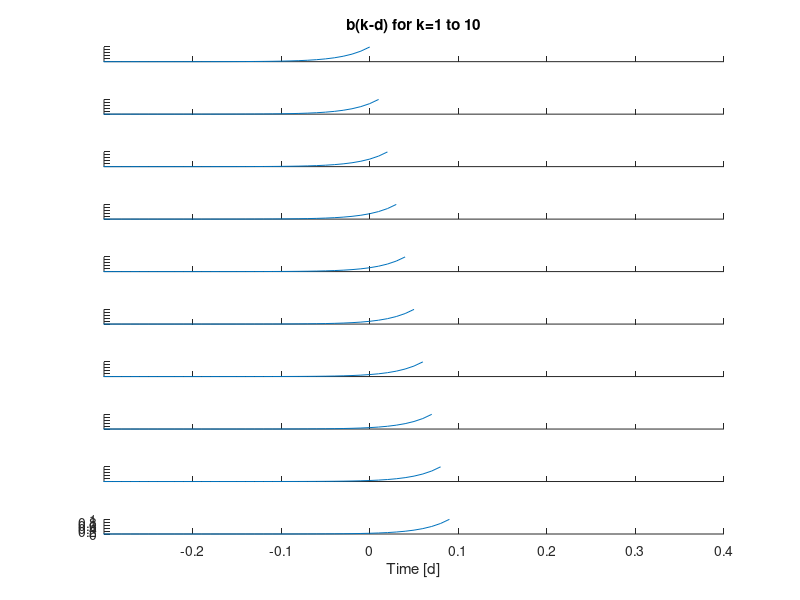
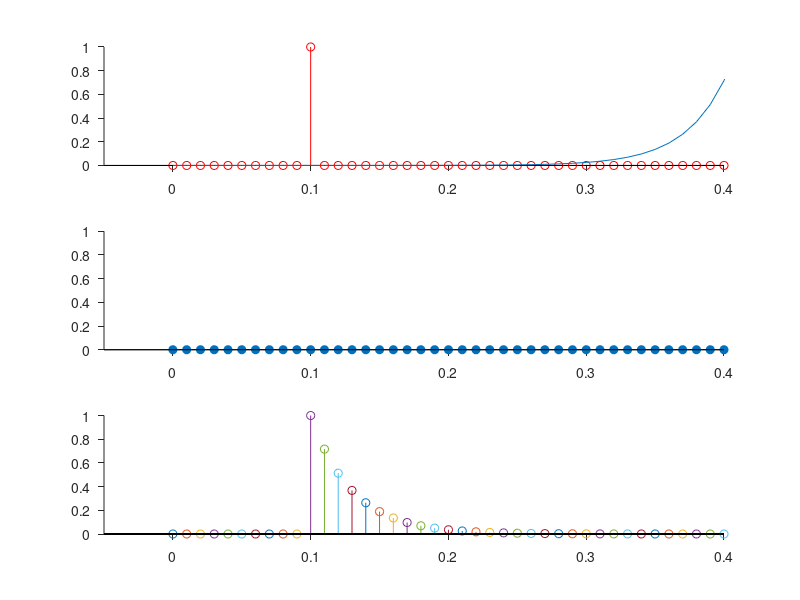
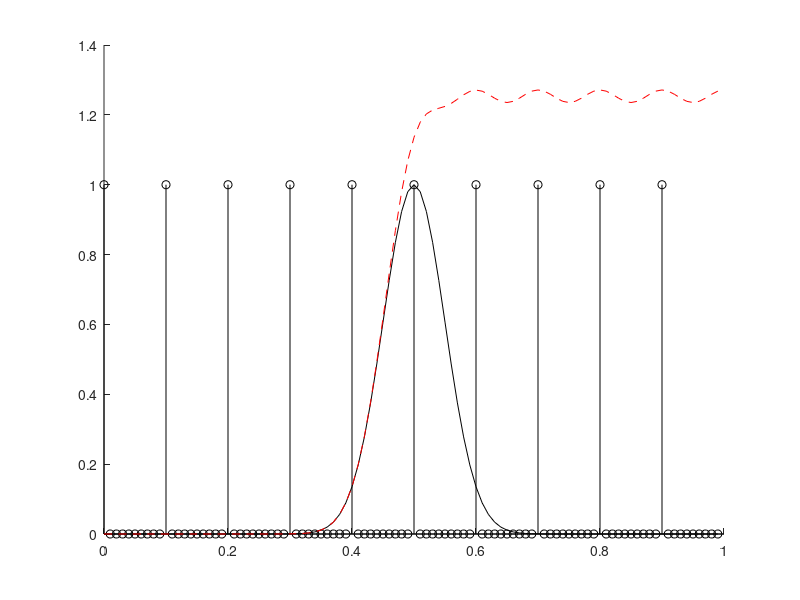
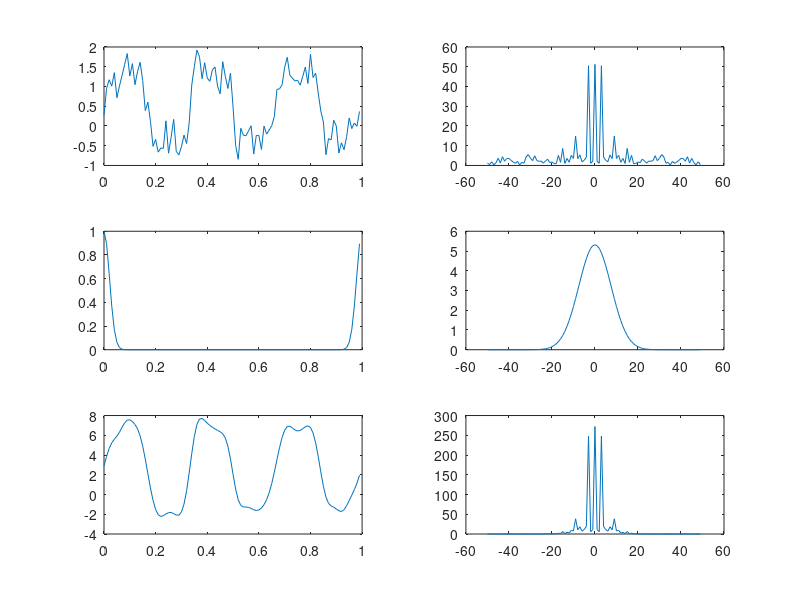

Here is the MATLAB script that generated these plots, in order: (Note: a time limit stopped this script after it produced the figures.)
% FourierTutorial.m

%****************************************************************************

% Fourier analysis tutorial for NeuBeh/PBIO 545, Winter 2003

%

% Created 1/03 Mike Shadlen

% Revisions: 1/05 update

% Part I revised by Adrienne 1/06

%

%****************************************************************************



% The Fourier transform is probably the most important transform in applied

% math. It takes a function, typically of time or space, and expresses it

% as a function of frequency. The goals of this tutorial are to make you

% comfortable with what a Fourier transform is, how to compute one, and why 

% it is useful. We will focus on two topics: (1) definition and properties of 

% the Fourier transform, (2) convolution, and (3) the connection between the two. 



%%%%%%%%%%%%%%%%%%%%%%%%%%%%%%%%%%%%%%%%%%%%%%%%%%%%%%%%%%%%%%%%%%%%%%%%%%%%%



% Part I. The discrete Fourier transform



% A transform is (usually) a reversible mapping from one set of values to

% another set of values. The Fourier transform takes a list of intensities 

% at points in time (or space) and transform them to a list of "intensities" 

% at different frequencies.

% Thinking about a signal as a collection of time intensities, each

% associated with its own time point, is simple enough. Thinking about a

% signal as a list of intensities, each associated with its own sinusoidal

% frequency, is also convenient. Perhaps because of the way our auditory system 

% is organized, we find thinking in frequency quite natural and intuitive.

% You do it every day when you adjust the

% bass and treble on your stereo -- or better yet, if you adjust knobs on

% an equalizer. You can imagine that describing a signal in terms of its

% frequencies can be convenient in certain settings. That's what the

% Fourier transform is for. 

% 

% We should emphasize from the start that taking a Fourier transform (FT, for

% short) does not change the signal; it just represents it differently. To

% be concrete, suppose there is some electrical signal that we want to

% describe over the phone to a friend. We could list the voltages at each

% time or we could list the amplitudes and phases of each of the

% frequencies that comprise the signal. It's the same signal, just a

% different list of numbers. Sometimes it is much faster and simpler to use

% one type of description than the other.

% 

% Often, when we describe signals, we don't think of them as lists of

% numbers but rather as functions of time. Of course, the function can be

% viewed as a way to generate a list of values at each time point. We

% can also use a function to describe the list of "intensities" at each

% frequency in a Fourier transform. The two functions are called Fourier

% transform pairs. For example, suppose s(t)  is some function of time (it

% has a value at each time point). And suppose that you could describe

% the same signal by "intensities" of frequency (w) using a function, S(w).

% Then, we say that s(t) and S(w) are a Fourier transform pair. Or we say

% that S(w) is the Fourier transform of s(t), or that s(t) is the inverse

% Fourier transform of S(w).  When we started by saying that a transform is

% a reversible mapping, what this means is that S(w) is the unique Fourier

% transform of s(t) and s(t) is the unique inverse transform of S(w).



% Our goal here is both to help you to get comfortable with the meaning of

% the Fourier transform, and to get you used to using the numerical

% function FFT (fast Fourier transform) in Matlab. If you get everything

% about what that matlab function returns to you, you'll pretty much have 

% mastered what you need to know.



% Before we look at FTs, let's get comfortable with a few illustrative

% functions. Since we'll be doing everything numerically in this tutorial,

% we will focus here on discrete functions. What is meant by this is

% that we are going to make the argument of the function, say time, take 

% discrete values. We're used to thinking of time t occupying some continuous 

% interval on the real number line, but here we'll be thinking of time as 

% integers, multiplied by some constant or scaling factor. In fact this is 

% overwhelmingly going to be the case whenever you are thinking about real 

% data: the values are always sampled at some particular finite sampling rate. 


%%
clear all


% Define a discrete time axis. The spacing is dt

dt = .01;      % our units are seconds. So each integer time point is scaled to represent dt sec

tmax = 1

t = [0:dt:tmax-dt]';

% Notice that we are sampling time at a rate of 1/dt. This will be

% important later.

samplingRate = 1/dt    % in Hz



% Think of a discrete function as a series of weights at each of the points

% in t.  Let's look at some functions this way. Here's a gaussian profile

% centered at .5

f1 = exp(-.5*(t-.5).^2 / (.05)^2);

figure(1),clf,hold on

h = plot(t,f1)

xlabel('Time [s]')

ylabel('Amplitude')

% Pause here. The function is drawn continously: there are no gaps. That's

% because matlab drew a line, or interpolated, between the values at the discrete time

% points. In reality, what we know about the function is just a bunch of heights at each of

% the time points. We can use the stem function to highlight this fact.



stem(t,f1,'filled');



% and we can toggle the smooth curve off

set(h,'Visible','off')



% Now... that's a discrete function. Each of the points can be thought of as

% a weight given to the basis set of discrete time points. We represent the

% function as a list of these weights. Indeed, f1 is a vector.

size(f1)



% Let's remember this function by calling it something mnemonic

gaus1 = f1;



% Let's look at a few more functions

% pulse

f2 = zeros(size(t));

f2(t>.45 & t<= .55) = 1;

figure(1),hold off

stem(t,f2,'filled')

xlabel('Time [s]')

ylabel('Amplitude')

pulse1 = f2;



% sinewaves

f3 = sin(2*pi*1*(t-.5));

sin1 = f3;

stem(t,f3,'filled')

%

f4 = cos(2*pi*10*(t-.5));

cos10 = f4;

stem(t,f4,'filled')

% This looks a lot better interpolated!

plot(t,f4)



% the sum (I'm not giving this a function name)

sos = .5*f3 + f4;

plot(t,sos)



% exponential

tau = .1

f5 = exp(-(t-.5)/tau);

f5(t<.5) = 0;

exp1 = f5;

stem(t,f5,'filled')



% discrete delta function -- take special note of this one. 

f6 = zeros(size(t));

f6(min(find(t>=.5))) = 1;

stem(t,f6,'filled')

delt1 = f6;



% comb(.1t) function. This is a sampling function or strobe function that

% turns on at a rate of 10 times per second (10 Hz). But it is also a sum

% of discrete delta functions.



f7 = mod(t,.1)==0;

comb10 = f7;

stem(t,comb10,'filled')



% Reflection point. You have yet to see a Fourier transform. You are

% supposed to simply marvel at the idea of discreteness. And here is the

% one thing extra that you need to think about. All of the functions above

% can be thought of as sums of discrete delta functions with appropriately chosen

% weights. The most obvious example is the comb function, as we have

% already noted. But all the functions are just values at discrete time

% points. So all can be thought of as sums of delta functions. In fact, a discrete

% function is exactly this: the multiplication of a continuous function by

% comb(d*t), where d is the gap between samples (i.e., the reciprocal of the

% sampling rate). We will return to this point later.

%

% Another important point to make before moving on. Let's recall the idea of a

% BASIS SET from linear algebra.  As you know, a coordinate frame is a set of 

% vectors which span a given space: e.g. in the plane, we have an x axis, and 

% a y axis. So to say that a point in the plane is (3,2) means that our vector 

% contains 3 units along the x axis, and 2 units along the y axis. 

% A functional basis set is just a coordinate set for the space of

% functions. What does this mean?  Let's take some arbitrary data sequence, a bunch of

% values from time zero to time T. Since it is discretized, we have N points 

% in our data: a value for at each time, 0, dt, 2dt, 3dt,.. (N-1)dt.

% Let's now think about this data as an N-dimensional vector, and plot it

% as a single point in an N-dimensional space.  What is the coordinate

% system in which we have plotted our function? The unit vectors are the set 

% of delta functions at each time, t = i dt, for i ranging from 0 to N-1. So axis one

% means how strong was the function at time t = 0, axis 2 is how strong

% the function was at time t = dt, and so on.  If we write these as vectors

% they will look just like Euclidean coordinate axes: [1 0 0 0 0 0 ..], [0 1 0 0

% 0 ...], etc. 

% Remember that an important property of many useful coordinate systems is

% that the axes are orthogonal: the x vector has exactly zero projection onto 

% the y vector; the dot product of the x vector with the y vector is zero.

% Similarly for our delta function coordinate system. The

% delta function at time t is independent of the delta function at time t'

% if t is not the same as t'; the dot product of these two functions is zero.

% As we said already, any function can be written in this "time" basis by summing 

% up weighted delta functions.



% Now, let's move onto Fourier transforms. We had better start by defining 

% it.  As we've said, calling it a transform already gives away something 

% important. The function or data we're describing is not changed; it's just expressed 

% differently. Just like when you rotate something --you don't change the structure 

% of the thing you rotated. 

%

% So now, instead of thinking of the function as a list of weights at the

% discrete time samples, we would now like to think of it as a list of "weights" on

% sinusoids. In other words, since the time representation was just one 

% choice of coordinate systems, we can just as well represent our data function, 

% or N-dimensional point, in some other coordinate system. The Fourier transform 

% is a method for representing our data in another set of axes, where the axes are  

% sines and cosines rather than delta functions. 



% This is done in a way that will need a little unpacking. Let's look at the definition

% of the Fourier transform F(w) of a continuous function f(t):

%

% F(w) = (1/sqrt(2 pi)) integral dt f(t) exp( - i w t). 

%

% (check out the wikipedia entry to see this in proper math type!)



% The integral here is the equivalent for a continuous function of a dot product or 

% projection. So the idea is that we project our data function against the basis 

% function exp(-i w t), where w is frequency; one basis function for every value of w. 

% So how is this sines and cosines? Remember back to the olden days when you first met 

% complex numbers. Remember Euler's identity:

%

% exp( i x) = cos(x) + i sin(x). 

%

% Let's have a look at some examples:



exp(i*0.5)



exp(i*pi)



exp(i*-pi)



exp(i*pi/2)



% 

% All of these are complex numbers, but with different real and imaginary

% parts. (If the above didn't give you back a complex number, try 



clear i



% in case you have redefined "i" somehow as a real number.)



% I included some particular cases where the real or the imaginary

% part is zero. So what is this i thing? It's telling you

% that this is really a two-component number, with two "axes", the "real"

% axis and the "imaginary" axis, where the length of the number exp(i x) along the 

% real axis is cos(x), and its length along the imaginary axis is sin(x).

% We could write it in vector notation as (cos(x), sin(x)) and plot it as a

% point on a plane. The length of the vector is 1, since 

%

% cos^2(x) + sin^2(x) = 1. 

%

% If we want a longer vector, we scale the whole thing by some amplitude

% A: A exp( i x). The value of x is the phase in radians.

%

% So: every complex number is really 2-dimensional, and every  exp(- i w t) 

% for a given w will give us two components, one real, corresponding to the

% cosine at frequency w, and one imaginary, corresponding to the sine.

% This is just an elegant way to capture the issue that for every frequency, we need two

% values. Why? Because every frequency component is specified both by an

% AMPLITUDE and a PHASE. Using both a sine and a cosine component allows us

% to construct any arbitrary phase. Remember another fact from your dim

% dark past: the sin identities. Do you remember:

%

% sin (x+y) = sin(x) cos(y) + sin(y) cos(x)?

%

% so let's say x is t and y is some phase p. 

% then a sin (t + p) = a * cos(p)*sin(t) + a * sin(p)*cos(t), where a*cos(p) 

% and a*sin(p) now become the coefficients of the sine and cosine functions. Again, 

% the total amplitude is a * sqrt(sin(p)**2 + cos(p)**2) = a!  So representing phase 

% as well as overall amplitude is why you need both a sine and a cosine at every 

% frequency. Using complex numbers for each frequency is just a way to do

% this neatly and elegantly.


%%
% Let's see that in action. Let's look at the real and imaginary parts of the function 

% exp(i w t), for w = 2 pi.  (this frequency is angular frequency! here we

% will generally take out the 2 pi factor, w = 2 pi f, and work in hertz..)



figure(2), clf

subplot(2,1,1); plot(t,real(exp(i*2*pi*t))); xlabel('t'); title('Real part of exp(iwt)')

subplot(2,1,2); plot(t,imag(exp(i*2*pi*t))); xlabel('t'); title('Imaginary part of exp(iwt)')



% Let's also look at a fun demo showing how you shift the phase of a sine

% or cosine function by multiplying by exp(i phi), where phi is the phase.

% Below the graph you'll see the polar representation of exp(i phi).

%

figure(4), clf

clear ax

ax(1) = subplot(3,1,1);

ax(2) = subplot(2,3,5);

axis square

phi = [0:.01:2*pi]';  % take phase shifts going right around the circle.

polar(phi,ones(size(phi)));

polar([0 0],[0,1])

set(gcf,'CurrentAxes',ax(1))

plot(t,cos(2*pi*t))

set(gcf,'CurrentAxes',ax(2))

nsteps = 100;         % change this to alter the speed of the demo

for j = 1:nsteps

    phi = j* 2*pi/nsteps;  % we are incrementing the phase shift

    set(gcf,'CurrentAxes',ax(1))

    plot(t,real(exp(i*(2*pi*t + phi))),'r','LineWidth',3)

    set(gcf,'CurrentAxes',ax(2))

    polar([0 phi],[0 1],'r'),hold on

    polar([0 0 phi],[0 cos(phi) 1],'k--'), hold off

    % pause

    drawnow

end


%%
% So what's the upshot: by projecting onto exp(i w t), we are actually 

% projecting against both a sine and a cosine function of frequency w.  

% Remember that a sine, or any other function, is just a linear sum of the 

% delta functions so this is just a linear transformation. 

% Even better, since sines and cosines of different frequencies are orthogonal, 

% the sines and cosines form an orthogonal basis set. The sines and cosines are not the only

% functions that we could choose for our alternative basis set, but they

% are useful so often that the Fourier transform is one of the most

% commonly used of all possibilities. When we study dimensionality

% reduction, we will talk about some other alternatives.



% Let's look at some examples.



% Let's start with a cosine function. What do you expect to see? Let's bung

% the cosine function into matlab's function fft and plot. I will use a

% frequency f of 10 Hz. Worth mentioning now that in the above we have used the 

% symbol w for omega, which is the angular frequency. Frequency in Hz is related to

% angular frequency by a factor of 2 pi, w = 2 pi f, which is often useful to factor

% out. 



y = cos(2*pi*10*t);

figure(2), clf

subplot(1,2,1)

plot(t,y)

xlabel('Time')

subplot(1,2,2)

fcos = fft(y);

plot(fcos); ylabel('Fourier transform of cosine function')



% What the *$&#^%?  (pardon my Australian.)

% Let's see what you have plotted.



whos fcos



% Ah ha. The fft of y is, of course, a complex array, so has a real and imaginary part.

% When you use plot, matlab plots the real part vs the imaginary part.

% So let's plot each of the two parts separately.



subplot(1,2,1); 

plot(real(fcos));

ylabel('Real part of fft(cos t)');

subplot(1,2,2); 

plot(imag(fcos));

ylabel('Imaginary part of ft(cos t)');



% Now we're getting somewhere. The real part has two big spikes; the imaginary 

% part is tiny, really just zero except for numerical noise.

% Now, why and where are those two big spikes?

% We put in a 100-dimensional purely real data vector, and got out a

% 100-dimensional complex vector, meaning 200 values. That seems to be

% twice as many as we need. We'll talk more about this later. 

% Now we have obtained a function of frequency, but what are the labels on the 

% frequency axis? 



% Let's recall yet another high school fact: how do you

% write a cosine in terms of complex numbers? It's just a rewriting of the

% definition (known as the Euler identity) we used above. 



% Remember: 

%

%   cos(a) = [ exp(ia) + exp(-ia) ]/2 .

% 

% Similarly, 

%

%   sin(a) = [ exp(ia) - exp(-ia) ] / 2i.

%

% Our transform now scans over w (or f), looking for nonzero values. Under the

% integral sign, we have

% 

% exp(i w t) [ exp(i 2 pi 10 t) + exp( -i 2 pi 10 t)] = exp(i (w- 2 pi 10) t)). 

%

% The integral of an imaginary exponential turns out to be zero unless what is 

% in the exponent exactly cancels, giving you exp(0) = 1. This happens for 

% the first term at w = 2 pi 10, and for the second term at w = - 2 pi 10.



% So, we expect two peaks for our transform, at f = 10 and at f = -10. 



% Why do the peaks show up in the output array at index 10 and 90? It turns

% out that the negative frequencies are arranged after the positive ones. 

% The ordering runs 0 through to max frequency W, then from -W to -min

% frequency. From now on, we'll use the matlab function "fftshift" to rearrange 

% them in the usual increasing order. 

%

% Let's quickly look at the transform of a sine wave as well:

% (note here I'm switching to a plotting form more appropriate for this

% kind of spiky function, and I'm scaling the y axes of the real and imaginary

% parts by the same amount so we don't see all that 10^-13 stuff)



clf;

subplot(2,2,1); 

stem(fftshift(real(fcos)),'filled');

ylabel('Real part of ft(cos)');

subplot(2,2,2); 

stem(fftshift(imag(fcos)),'filled');

ylabel('Imaginary part of ft(cos)');



y = sin(2*pi*10*t);

subplot(2,2,3)

fsin = fft(y);

subplot(2,2,3); 

stem(fftshift(real(fsin)),'filled');

ylabel('Real part of ft(sin)');

subplot(2,2,4); 

stem(fftshift(imag(fsin)),'filled');

ylabel('Imaginary part of ft(sin)');



% Just as we should now expect: the large values are in the imaginary part,

% because of that i in the definition of sine, and include a positive and 

% a negative peak, because of the sign difference between the exponents.



% Did you expect that the +f component would come out with a negative sign? Why?



% This is a good moment to think what exactly the minimum and maximum 

% frequencies are. 

% The lowest frequency is determined by the length of the sample. If the

% sample is of length T, then the lowest frequency that can be resolved is

% 1/T.  How about the highest frequency?  If the sampling rate is dt, then

% you cannot specify any frequency higher than 1/2dt. That is because you

% need at least 2 points to capture an oscillation, one on the up part and

% one on the down part. This frequency is called the NYQUIST frequency.

% The Nyquist frequency says that you must sample at least twice as often as 

% the shortest wavelength in your data.  In class we'll try to look at what happens 

% if your signal contains frequencies higher than your sampling rate.



% OK, so let's define our frequency axis.



nyq = samplingRate/2;

dw = 1/tmax;

fax = -nyq: dw: nyq-dw;



% and now finally plot, 



clf;

subplot(2,2,1); 

stem(fax,fftshift(real(fcos)),'filled');

set(gca,'YLim',[-50 50])

ylabel('Real part of ft(cos wt)');

xlabel('Frequency')

subplot(2,2,2); 

stem(fax,fftshift(imag(fcos)),'filled');

set(gca,'YLim',[-50 50])

ylabel('Imaginary part of ft(cos wt)');

xlabel('Frequency')



y = sin(2*pi*10*t);

subplot(2,2,3)

fsin = fft(y);

subplot(2,2,3); 

stem(fax,fftshift(real(fsin)),'filled');

set(gca,'YLim',[-50 50])

ylabel('Real part of ft(sin wt)');

xlabel('Frequency')

subplot(2,2,4); 

stem(fax,fftshift(imag(fsin)),'filled');

set(gca,'YLim',[-50 50])

ylabel('Imaginary part of ft(sin wt)');

xlabel('Frequency')



% OK, let's stretch our wings a bit and try some other functions.



% A sum of 3 sinusoids!



y = sin(2*pi*3*t) + .33 * sin(2*pi*9*t) + .2 * sin(2.*pi*15*t); 

figure(3), clf

subplot(2,2,1)

plot(t,y)

xlabel('Time')

subplot(2,2,2)

stem(fax,fftshift(imag(fft(y))),'filled')

xlabel('Frequency')



% Notice that the time function is almost square wave like. Its definition

% makes it crystal clear that it is a sum of three sinusoids. This is

% pretty easy to see in the Fourier transform.



% Now let's look at each of the functions we've talked about already. For

% ease of viewing, I will plot some of the time functions with lines that

% interpolate between the (time or frequency) points. For some functions, I

% use the stem command to emphasize the discreteness.  First, let's just

% plot the overall amplitude.



figure(3), clf

k = 1;

ax(k) = subplot(7,2,k); k=k+1;

hg(1) = plot(t,f1);

ax(k) = subplot(7,2,k); k=k+1;

hg(2) = plot(fax,fftshift(abs(fft(f1))));

% stem(fax,fftshift(abs(fft(f1))),'filled')

ax(k) = subplot(7,2,k); k=k+1;

hg(3) = plot(t,f2);

ax(k) = subplot(7,2,k); k=k+1;

hg(4) = plot(fax,fftshift(abs(fft(f2))));

% stem(fax,fftshift(abs(fft(f2))),'filled')

ax(k) = subplot(7,2,k); k=k+1;

hg(5) = plot(t,f3);

ax(k) = subplot(7,2,k); k=k+1;

stem(fax,fftshift(abs(fft(f3))),'filled')

ax(k) = subplot(7,2,k); k=k+1;

hg(6) = plot(t,f4);

ax(k) = subplot(7,2,k); k=k+1;

stem(fax,fftshift(abs(fft(f4))),'filled')

ax(k) = subplot(7,2,k); k=k+1;

hg(7) = plot(t,f5);

ax(k) = subplot(7,2,k); k=k+1;

hg(8) = plot(fax,fftshift(abs(fft(f5))));

ax(k) = subplot(7,2,k); k=k+1;

stem(t,f6,'filled')

ax(k) = subplot(7,2,k); k=k+1;

stem(fax,fftshift(abs(fft(f6))),'filled')

ax(k) = subplot(7,2,k); k=k+1;

stem(t,f7,'filled')

xtick = get(gca,'XTick');

xticklabel = get(gca,'XTickLabel');

xlabel('Time')

ax(k) = subplot(7,2,k); k=k+1;

stem(fax,fftshift(abs(fft(f7))),'filled')

ftick = get(gca,'XTick');

xlabel('Frequency')

k = k-1;

%set(ax(2:2:end),'XLim',[0 nyq],'XTickLabel',[]);

% set(ax,'XTickLabel',[],'Box','off','TickDir','out');

%set(ax(k),'XTick',[0:10:nyq],'XTickLabel',num2str([0:10:nyq]'))

%set(ax(k-1),'XTick',xtick,'XTickLabel',xticklabel);

%set(ax([1 3 9]),'YLim',[0 1.1]);

%set(ax([5 7]),'YLim',[-1.1 1.1]);

%set(hg,'LineWidth',2);

%set(ax,'YTickLabel',[]);



% Summary of the pairs. 

%

% (1) A gaussian in time is composed of frequencies that fall off from 0 in 

% the shape of a gaussian. This is cool! It's also a unique property of the 

% Gaussian!  Remember that a Fourier transform is just a linear operation. 

% The Gaussian has the special property that it has the same form (Gaussian) 

% under any linear transformation. But the width will be different. If the 

% Gaussian is narrow in time, it will be wide in frequency. And if it is narrow 

% in frequency, it will be broad in time. Guess what: this is related to the uncertainty

% principle! If something is localized in time, it is spread out in

% spectrum (or energy). And vice versa.

%

% (2) A pulse has FT that is periodic under an envelope that

% falls off with frequency. This turns out to be the sin(w)/w function,

% called sinc(w). This is very important as data that is windowed with

% a square envelope is going to show signs of this function. That phenomenon is

% called "ringing".



% (3) A sine function with frequency 1 has an FT with

% weight only at freq=1. We'll deal with phase in a moment. 



% (4) Here's the sine function with frequency 10.



% (5) An exponential looks a lot like an exponential; the weights fall

% off as 1/frequency.



% (6) A delta function is made by adding sinusoids of equal weight at every

% frequency. 



% (7) A comb function has FT that is also a comb function at the

% frequency of the samples and its harmonics.



%

% Now for completeness, let's repeat showing real and imaginary parts.

%

% Run this as a block STARTING HERE...

	figure(5), clf

	k = 1;

	ax(k) = subplot(7,4,k);k=k+1;

	plot(t,f1)

	ax(k) = subplot(7,4,k);k=k+1;

	a = fft(ifftshift(f1));

	plot(fax,fftshift(real(a)));

	ax(k) = subplot(7,4,k);k=k+1;

	plot(fax,fftshift(imag(a)))

	ax(k) = subplot(7,4,k);k=k+1;

	plot(fax,fftshift(abs(a)))

	set(ax(k-1:-1:k-3),'YLim',1.1*max(abs(a))*[-1 1])

	% stem(fax,fftshift(abs(fft(f1))),'filled')

	ax(k) = subplot(7,4,k);k=k+1;

	plot(t,f2)

	ax(k) = subplot(7,4,k);k=k+1;

	a = fft(ifftshift(f2));

	plot(fax,fftshift(real(a)))

	ax(k) = subplot(7,4,k);k=k+1;

	plot(fax,fftshift(imag(a)))

	ax(k) = subplot(7,4,k);k=k+1;

	plot(fax,fftshift(abs(a)))

	set(ax(k-1:-1:k-3),'YLim',1.1*max(abs(a))*[-1 1])

	% stem(fax,fftshift(abs(fft(f2))),'filled')

	ax(k) = subplot(7,4,k);k=k+1;

	plot(t,f3)

	ax(k) = subplot(7,4,k);k=k+1;

	a = fft(ifftshift(f3));

	plot(fax,fftshift(real(a)))

	ax(k) = subplot(7,4,k);k=k+1;

	plot(fax,fftshift(imag(a)))

	ax(k) = subplot(7,4,k);k=k+1;

	plot(fax,fftshift(abs(a)))

	set(ax(k-1:-1:k-3),'YLim',1.1*max(abs(a))*[-1 1])

	ax(k) = subplot(7,4,k);k=k+1;

	plot(t,f4)

	ax(k) = subplot(7,4,k);k=k+1;

	a = fft(ifftshift(f4));

	plot(fax,fftshift(real(a)))

	ax(k) = subplot(7,4,k);k=k+1;

	plot(fax,fftshift(imag(a)))

	ax(k) = subplot(7,4,k);k=k+1;

	plot(fax,fftshift(abs(a)))

	set(ax(k-1:-1:k-3),'YLim',1.1*max(abs(a))*[-1 1])

	

	ax(k) = subplot(7,4,k);k=k+1;

	plot(t,f5)

	ax(k) = subplot(7,4,k);k=k+1;

	a = fft(ifftshift(f5));

	plot(fax,fftshift(real(a)))

	ax(k) = subplot(7,4,k);k=k+1;

	plot(fax,fftshift(imag(a)))

	ax(k) = subplot(7,4,k);k=k+1;

	plot(fax,fftshift(abs(a)))

	set(ax(k-1:-1:k-3),'YLim',1.1*max(abs(a))*[-1 1])

	

	ax(k) = subplot(7,4,k);k=k+1;

	plot(t,f6)

	ax(k) = subplot(7,4,k);k=k+1;

	a = fft(ifftshift(f6));

	plot(fax,fftshift(real(a)))

	ax(k) = subplot(7,4,k);k=k+1;

	plot(fax,fftshift(imag(a)))

	ax(k) = subplot(7,4,k);k=k+1;

	plot(fax,fftshift(abs(a)))

	set(ax(k-1:-1:k-3),'YLim',1.1*max(abs(a))*[-1 1])

	

	ax(k) = subplot(7,4,k);k=k+1;

	plot(t,f7)

	xtick = get(gca,'XTick');

	xlabel('Time [s]')

	ax(k) = subplot(7,4,k);k=k+1;

	a = fft(ifftshift(f7));

	plot(fax,fftshift(real(a)))

	ftick = get(gca,'XTick');

	xlabel('Frequency [Hz]')

	ax(k) = subplot(7,4,k);k=k+1;

	plot(fax,fftshift(imag(a)))

	xlabel('Frequency [Hz]')

	ax(k) = subplot(7,4,k);k=k+1;

	plot(fax,fftshift(abs(a)))

	xlabel('Frequency [Hz]')

	set(ax(k-1:-1:k-3),'YLim',1.1*max(abs(a))*[-1 1])

	

	k = k-1;

	set(ax(2:4:end),'XLim',[-nyq nyq]);

	set(ax(3:4:end),'XLim',[-nyq nyq]);

	set(ax(4:4:end),'XLim',[-nyq nyq]);

	set(ax,'Box','off','TickDir','out','Xtick',[])

	set(ax(k:-1:k-2),'XTick',[-nyq 0 nyq])

	set(ax(k:-1:k-2),'XTickLabel',num2str([-nyq 0 nyq]'))

	set(ax(1:3:k-3),'XTick',[0 .5 1],'XTickLabel',[],'TickDir','out')

	set(ax(k-3),'XTick',[0 .5 1],'XTickLabel',num2str([-.5;0;.5]))

	

	set(gcf,'CurrentAxes',ax(1))

	title('s(t)')

	set(gcf,'CurrentAxes',ax(2))

	title('Real part of FT')

	set(gcf,'CurrentAxes',ax(3))

	title('Imaginary part of FT')

	set(gcf,'CurrentAxes',ax(4))

	title('Amplitude of FT')

% ...ENDING HERE



% Pause and reflect. There are a few things to mention. 

%

% First, notice that the zero frequency is special. It represents the mean 

% level: the nonsinusoidal component: the cos(0) component. This component is 

% always purely real.



% Invertibility and Hermitian symmetry. The FT decomposes our signals into sums of

% sines and cosines. This process is invertible. We could start with the

% Fourier transform -- a list of "intensities" at each frequency -- and

% convert it to a list of "intensities" as a function of time. The reason

% we can get away with this is that when we listed our intensities in the

% "frequency domain," we were careful to give two values: amplitude and

% phase, or cosine and sine components, or real and imaginary parts.  To

% ensure that the process is really invertible, we also need to make sure

% that we have the right number of values in the transforms. Put simply, we

% had better represent enough frequencies in the FT so that we can

% reconstitute the original signal by adding together all the right

% sinusoids. Let's look at how many frequencies we need to represent the 

% time functions we've been dealing with. If you left dt=

% 0.01 alone, the answer is 100. 



length(t)

%

% So all of the functions of time that we've considered are described by a

% list this long containing the weights at each time point. What about the

% FT? The highest frequency is the Nyquist, which

% is half the sampling rate. That gives us just 50 frequencies.  How do

% we transform 100 values into just 50 frequencies? You know the answer: at each

% frequency we need 2 numbers, a cosine and a sine component (or amplitude

% and phase). Moreover, for the 0 frequency, there is just one component

% becuase sin(0)=0. Since cos(0)=1, it's clear that the weight at freq=0 is

% just a constant function of time. Also, at the nyquist frequency itself,

% all we can have is a cosine component. To see why, recognize that we only

% have enough samples in time to represent alternating positive and

% negative values at adjacent time points. If you put a 0 at t=0, which you

% must for sin(t), then there's nothing to alternate. Okay, cool, we've got

% two components for each of the frequencies 1 to nyquist-1, one weight at

% freq=0 and one weight at freq=nyquist. That's 100 values in the FT, which

% corresponds to 100 values in the time function. Perfect!

%

% So what's the deal with the negative frequencies? The

% frequency axis does not go from 0 to nyquist but from -nyquist to

% nyquist-1. Doesn't that screw up our bookkeeping?  Here's the answer. We

% have only considered the Fourier transform of real valued functions of time

% (left column of Fig. 5). The Fourier transform returns complex numbers at

% each frequency, which we can think of a sine waves (imaginary part) and

% cosine waves (real part). In fact the Fourier transform can act

% on complex functions of time. Instead of a real value at each time, we

% could have a complex number. We may not have any use for this, but the

% full transform takes these 2-vectors (real and imaginary parts) and

% transforms them to 4 values: a real and imaginary value at two

% frequencies, one positive and one negative. Of course, there are half as

% many frequencies as there are time points. What I'm saying is that we

% actually had twice as many values in our time functions as we thought. We

% used real functions of time. The extra 100 values were zeros: the weights

% on the imaginary part of the signals.  So the transform is 1 to 1.

%

% That's all fine and good in theory, but what we care about for most

% applications is the Fourier transform of real valued functions. That's

% like saying that we know that the imaginary part of the functions in the

% left column of Fig. 5 is 0 at every time point. So, I'll ask again, why

% should the FT have 200 values to represent a signal that we can describe

% by 100 points in time? The answer is that the FTs of real signals really

% can be represented with just 100 numbers, just like we said. You really

% don't need both positive and negative frequencies. If I tell you the

% weights for one of them (e.g., +5 Hz component), you know the weights of

% the negative frequency (e.g., -5 Hz component). This shows up as a kind

% of symmetry in the graphs in Figure 5. See if you can deduce the rule from 

% these examples.

%

% I will pose this as a homework problem. First a reminder. An even symmetric

% function obeys the rule f(x) = f(-x). An example is cos(x). An odd symmetric

% function is one that obeys the rule f(x) = -f(-x). An example is sin(x).  

%

% QUESTION: Which of the seven functions in Fig. 5 are even? Which is odd?

% Which is neither even nor odd? What do you notice about the Fourier

% transforms of the even and odd symmetric functions. Answer this for the

% three categories: even, odd, neither even nor odd.





%%%%%%%%%%%%%%%%%%%%%%%%%%%%%%%%%%%%%%%%%%%%%%%%%%%%%%%%

% Part II. Convolution

%

% One of the most important uses of the FT is for computing convolution.

% Convolution is an operation that looks like filtering. It takes a signal

% and converts it to a new signal. Usually, we can think of the new signal

% as a filtered version of the old one. We gain a deep intuition for the

% process by conceptualizing the operation in the time domain and in the

% frequency domain (i.e., via the fourier transform). I think this is one

% of the most beautiful concepts in applied math -- and it comes up all the

% time (or often if you prefer a frequency based description!).

%

% **** II.1 Convolution in the time domain. ****

%

% In this section, we spend a lot of time understanding convolution without

% talking about FTs. But I want you to keep FTs in the back of your mind

% while we do this. What you should be asking yourself is this. When

% filtering looks like blurring, isn't that a lot like attenuating sharp

% aspects of a signal, and isn't that a lot like attenuating high

% frequencies?

%

% Let's get started.

% Consider the simplest of all possible signals: a delta function,

% otherwise known as a click (if it were sound pressure as a function of

% time) or a line (if it were light intensity as a function of horizontal

% position).



timeOfImpulse = .1

s1 = zeros(size(t)); s1(t==timeOfImpulse)=1;

figure(1),clf,plot(t,s1)



% Consider a blurring function. Let's start with one that you've grown

% accustomed to: eponential decay. We'll see in a moment that this function

% is causal, a useful property when it comes to time-dependent functions.

tau = .03;      % choose a time constant

b = exp(-t/tau);

plot(t,b)

set(gca,'XLim',[0 timeOfImpulse+10*tau])

xlabel('Time [out to 10\tau]')



% Please run this next step without thinking about it. It's a trick that

% allows me to make some pictures easily. You can come back to this if you

% want to pursue the matrix version of convolution.

A = tril(toeplitz(b));

% figure(2), clf, imagesc(A)

% plot(A(:,end))



% What is convolution?

%

% It is a blurring of s1 by b. It is a new function of time that can be

% thought of as a weighted sum of s1. It's actually easy to see what it is

% by looking at the formula.  

%

% s2(k) = Sum_over_d{product of s1(d) * b(k-d)}

%

% s2 is the result of the convolution. It is a function of time, but you've

% probably noticed that the variable t is not in the equation.  Actually

% both k and d refer to time, but because we are about to shift things

% around time takes on several meanings.   It's actually easier to keep

% things straight if we keep t out of the equation. The convolution is

% defined at each time, which I will denote this by k. You will come to

% view k as an offset of the blur function.  The original signal remains a

% function of time, but we'll use a dummy variable for time. That's what d

% stands for: we can refer to d as "dime".  There is nothing special about

% s1(d). It is the signal plotted as a function of "dime" instead of time.

% Same thing -- no problem. What is b(k-d)?  It is b reflected about the

% y-axis and then offset by k time steps to the right.  Here is what b(k-d)

% looks like when k=0.

d = t;

figure(1), clf

plot(-d,b)

xlabel('-dime')

% Here is what b(k-d) looks like for increasing values of k. 

figure(1),clf

ax = [];

for k = 1:10

    ax(k) = subplot(10,1,k);

    plot(t(k)-d,b)

    set(gca,'XLim',[-10*tau timeOfImpulse+10*tau],'Box','off')

end

xtick = get(ax(1),'XTickLabel');

ytick = get(ax(1),'YTickLabel');

set(ax,'XTickLabel',[],'YTickLabel',[]);

set(ax(k),'XTickLabel',xtick,'YTickLabel',ytick)

xlabel('Time [d]')

set(gcf,'CurrentAxes',ax(1))

title('b(k-d) for k=1 to 10') 

% It is a picture of the function reflected around the ordinate and then

% offet to the right by k. Can you see this? 



% Now let's generate the convolution, s2(k), step of k by step of k.

% First look at the equation and convince yourself that there is one value of the

% convolution produced at each offset step. Run the animation in the next

% loop. You might want to put some pauses in the code. Here's what you

% should see. In the top panel, s1(d) is shown by a stem function in red. It is

% just an impulse. The blur function, b(k-d) is shown in blue. It is

% stepped along as k increases. The middle panel shows the product of s1(d)

% times b(k-d). Notice that there is a value at each value for dummy time.

% The bottom plot shows the sum of the products. At each time step, k, we

% get just one value. This is the convolution, s2(k). You will notice that

% the sum is weighted by the width of the time bins. Why is this? What

% effect does this have on the relationship between s1 and s2?

figure(2),clf

h = [];

h(1) = subplot(3,1,1); hold on;

h(2) = subplot(3,1,2);

h(3) = subplot(3,1,3); hold on;

% set(h,'TickDir','out','Box','off')

j = min([min(find(t>.1 + 10*tau)) length(t)-1])

for k = 1:j

    set(gcf,'CurrentAxes',h(1))

    if k>1, delete(hp), end

    stem(d,s1,'r'), hold on;

    hp = plot(d,flipud(A(:,end-k+1)));

    hold off

    

    set(gcf,'CurrentAxes', h(2))

    s1TimesConvKernel = s1 .* flipud(A(:,end-k+1));

    stem(d,s1TimesConvKernel,'filled')

   

    set(gcf,'CurrentAxes', h(3))

    stem(t(k),sum(s1TimesConvKernel));

    set(h,'XLim',[-.05 timeOfImpulse+10*tau])

    set(h(2:3),'YLim',[0 1])

    % set(h(3),'YLim',[0 .02])

    set(h,'Box','off','TickDir','out')

    drawnow

end



% This is the original function, a delta function or impulse, smeared out

% by the exponential blurring function. The technical term for smearing is

% filtering! What you've simulated is a very fine click played through a

% woofer or a thin voltage spike as seen through an RC filter.  



% Oh yeah, there's an easy way to get matlab to do the convolution for you.

% Type 'help conv' in the command window and read what it says. Here's our

% friend, the impulse convolved with the exponential. Notice that the

% result is vector whose length is bigger than t.  

s2 = conv(s1, b);

figure(3),clf

hold on

stem(t,s1,'r'), plot(t,b,'g',t,s2(1:length(t)),'r--')

% Here's the convolution between a comb function and a guassian

s2 = conv(double(comb10),gaus1);

clf, hold on

stem(t,comb10,'k'),plot(t,gaus1,'k',t,s2(1:length(t)),'r--')



% Try playing with other functions



% **** II.2 Convolution and Fourier transforms ****

% 

% Fourier transforms make convolution easy. That's because convolution

% between two functions of time, like s1(t) and b(t), is equivalent to

% multiplying their fourier transforms. To be more precise, if S1(w) is the

% fourier transform of s1(t) and B(w) is the FT of b(t), then

%

% S2(w) = S1(w) .* B(w) 

%

% is the FT of s2(t).

%

% This provides a simple recipe for computing convolutions. (1) Take the

% fourier transforms of the two functions you want to convolve. (2)

% multiply the FTs (there's a complex number at each frequency!). (3) Take

% the inverse fourier transform. 

%

% Let's do this with the exponential blurring function and s1. To work with

% b, I need it to be defined on the same time axis as s1. I'll call it

% newb.

newb = zeros(size(t));

newb(1:length(b)) = b;

% Take the fourier transforms

B = fft(newb);

S1 = fft(s1);

% Multiply them at each frequency.

S2 = B .* S1;

% Take the inverse fourier transform

s2 = ifft(S2);



% How does s2 look?

% You have already seen the fourier transforms of the signal and

% exponential. So I'm just going to plot the result

figure(4), clf

plot(t,s2)



% Let's illustrate with a more realistic set of functions.

s1 = sin(2*pi*3*t) + .33 * sin(2*pi*9*t) + .2 * sin(2.*pi*15*t);

% Corrupt this signal by adding noise

s1 = s1 + rand(size(s1));

S1 = fft(s1);

% You could use a different blurring function. I'll apply a gaussian blur.

% See if you can figure out what the fftshift is doing here.

g = fftshift(exp(-((t-.5)/tau).^2));

G = fft(g);

S2 = G .* S1;

s2 = ifft(S2);

figure(4), clf

subplot(3,2,1)

plot(t,s1)

subplot(3,2,2)

plot(fax, fftshift(abs(S1)));

subplot(3,2,3)

plot(t,g)

subplot(3,2,4)

plot(fax,fftshift(abs(G)))

subplot(3,2,5)

plot(t,s2)

subplot(3,2,6)

plot(fax, fftshift(abs(S2)));



return



% Additional topics. You should work on all of these. If they paid me more to

% teach this class, I would continue the tutorial to cover these topics.

% But I'll leave them to you.

%

% 1. Develop better intutions about filters and multiplication in the freq domain.

% Find real world examples: muffling of a cheap speaker, resonance and timbre in

% musical instruments, blurring of an image by an imperfect lense. 

%

% 2. What is a bode plot? What is a power spectrum?

%

% 3. What is an impulse response function? Why is it useful? If I play a

% click through a speaker, it comes out a little less sharp. The shape of

% this output function is an example of an impulse response function. What

% is it good for? How does it relate to what your speaker will do when you

% send it signals that represent music? Answer this question in terms of

% convolution and fourier transforms. What are the critical assumptions in

% this argument (hint, there are 2 tenets to linear systems theory). 

% 

% 4. Filtering a signal is equivalent to attenuating frequencies. Given

% this idea, think about designing a filter by specifying its amplitude

% spectrum. What problems do you face? Why can't you make a filter that

% passes a band of frequencies from 10-20 Hz but cuts out all other

% frequencies? (Hint1: FT pairs are symmetrical if you know f(t) <---> F(w)

% are a transform pair, then F(t) <---> f(w) are also transform pairs. Hint

% 2: apply hint 1 to the pulse(t)<-->sinc(w) transform pair.)

%

% 5. Sampling & aliasing. Consider a signal with high frequencies in it. 

% y = sin(2*pi*3*t) + .33 * cos(2*pi*9*t) + .2 * sin(2.*pi*15*t);  

y = sign(cos(2*pi*27*t - pi/7));

figure(1), plot(t,y)

% Suppose the signal is sampled not at every time point but only once every

% 100 msec

ysampled = y .* comb10;

plot(t,ysampled)

% Why does the sampled waveform look so crumby? Look at the FT of ysampled.

% Notice the amplitude at low frequencies. What are they doing there? We

% did not make y using low frequencies? They are "aliases". Recall that

% convolution between two time-functions corresponds to multiplication

% between their FTs. What do you think multiplying two time functions

% corresponds to?  With the answer to that question in mind, what is the

% fourier transform of y, comb10 and what do you think you would do with

% these fourier transforms to produce the fourier transform of ysampled?

% Think hard about what is going on in these graphs.  Why do you think this

% undersampling of y produces "aliasing"? What is going on in the frequency

% domain when you multiply y by comb10?
